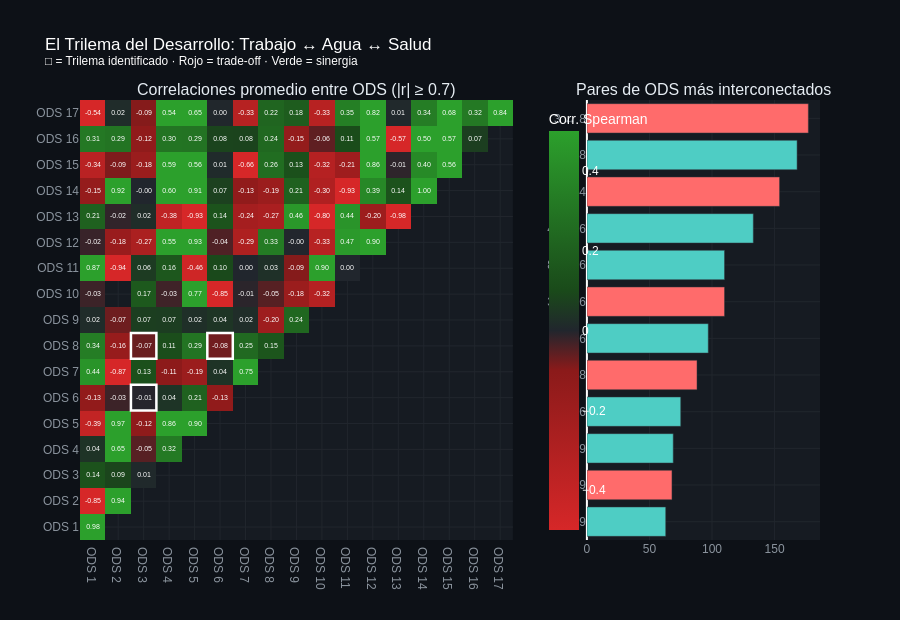

Notebook code for this chart:
### Markdown cell above
---
## ACTO 3 · El trilema: Trabajo ↔ Agua ↔ Salud
### Cuando el crecimiento económico daña el bienestar

El análisis de correlaciones revela una tensión estructural:  
conforme mejoran los indicadores de **empleo (ODS 8)**, los de **agua limpia (ODS 6)** y **salud (ODS 3)** tienden a empeorar.  
> Pasa el cursor sobre cada celda del heatmap para ver la correlación exacta. Haz clic en las barras para detalles.

### Code cell
# ── Construir matriz ODS × ODS ─────────────────────────────────────────────────
matrix = pd.DataFrame(np.nan, index=range(1, 18), columns=range(1, 18))
arr = matrix.to_numpy(copy=True)
np.fill_diagonal(arr, 0)
matrix = pd.DataFrame(arr, index=range(1, 18), columns=range(1, 18))

for _, row in pares_ods.iterrows():
    try:
        pair = ast.literal_eval(row['ods_pair'])
    except Exception:
        continue
    a, b = pair
    val = row['corr_promedio']
    matrix.loc[a, b] = val
    matrix.loc[b, a] = val

labels_ods = [f'ODS {i}' for i in range(1, 18)]
hover_matrix = []
for i in range(1, 18):
    row_hover = []
    for j in range(1, 18):
        val = matrix.loc[i, j]
        if np.isnan(val):
            row_hover.append(f'ODS {i} ↔ ODS {j}<br>Sin datos suficientes')
        elif i == j:
            row_hover.append(f'ODS {i}: {ODS_NAMES[i]}')
        else:
            tipo = 'Sinergia' if val > 0 else 'Trade-off'
            row_hover.append(
                f'ODS {i}: {ODS_NAMES[i]}<br>'
                f'ODS {j}: {ODS_NAMES[j]}<br>'
                f'Correlación promedio: {val:.3f}<br>Tipo: {tipo}'
            )
    hover_matrix.append(row_hover)

# Sólo triángulo inferior
z_lower = matrix.values.copy().astype(float)
for i in range(17):
    for j in range(i + 1, 17):
        z_lower[i, j] = np.nan

# ── Subplots: heatmap + barras ─────────────────────────────────────────────────
fig = make_subplots(
    rows=1, cols=2,
    column_widths=[0.65, 0.35],
    subplot_titles=[
        'Correlaciones promedio entre ODS (|r| ≥ 0.7)',
        'Pares de ODS más interconectados',
    ],
)

# Heatmap
fig.add_trace(go.Heatmap(
    z=z_lower,
    x=labels_ods,
    y=labels_ods,
    colorscale=[
        [0.0, '#D62728'], [0.4, '#8B1A1A'],
        [0.5, '#21262D'],
        [0.6, '#1A4A1A'], [1.0, '#2CA02C'],
    ],
    zmid=0, zmin=-0.5, zmax=0.5,
    text=[[f'{v:.2f}' if not np.isnan(v) else '' for v in row] for row in z_lower],
    texttemplate='%{text}',
    textfont=dict(size=7),
    customdata=hover_matrix,
    hovertemplate='%{customdata}<extra></extra>',
    colorbar=dict(
        title=dict(text='Corr. Spearman', font=dict(color='white')),
        tickfont=dict(color='white'),
        x=0.62,
    ),
    showscale=True,
), row=1, col=1)

# Resaltar trilema con shapes
trilema_pairs = [(3, 8), (6, 8), (3, 6)]
shapes = []
for ods_a, ods_b in trilema_pairs:
    for (r, c) in [(ods_a - 1, ods_b - 1), (ods_b - 1, ods_a - 1)]:
        if r > c:  # sólo triángulo inferior
            shapes.append(dict(
                type='rect',
                xref='x', yref='y',
                x0=c - 0.5, x1=c + 0.5,
                y0=r - 0.5, y1=r + 0.5,
                line=dict(color='white', width=2.5),
                fillcolor='rgba(0,0,0,0)',
            ))

# Barras de pares más conectados
cross = pares_ods[pares_ods['ODS_A'] != pares_ods['ODS_B']].copy()
cross = cross.sort_values('n_correlaciones', ascending=True).tail(12)
bar_colors = ['#FF6B6B' if r < -0.02 else '#4ECDC4' for r in cross['corr_promedio']]
pair_labels = [
    f"{row['ODS_A'].replace('ODS ','').split('(')[0].strip()} ↔ "
    f"{row['ODS_B'].replace('ODS ','').split('(')[0].strip()}"
    for _, row in cross.iterrows()
]
hover_bars = [
    f"<b>{row['ODS_A']} ↔ {row['ODS_B']}</b><br>"
    f"Correlaciones altas: {row['n_correlaciones']}<br>"
    f"Correlación promedio: {row['corr_promedio']:.3f}"
    for _, row in cross.iterrows()
]

fig.add_trace(go.Bar(
    x=cross['n_correlaciones'].tolist(),
    y=pair_labels,
    orientation='h',
    marker_color=bar_colors,
    marker_line_color='#30363D',
    marker_line_width=0.5,
    customdata=hover_bars,
    hovertemplate='%{customdata}<extra></extra>',
    name='Pares ODS',
), row=1, col=2)

fig.update_layout(
    title=dict(
        text='El Trilema del Desarrollo: Trabajo ↔ Agua ↔ Salud<br>'
             '<sup>□ = Trilema identificado · Rojo = trade-off · Verde = sinergia</sup>',
        font=dict(size=17, color='white'),
    ),
    **DARK_LAYOUT,
    height=620,
    shapes=shapes,
    showlegend=False,
)
fig.update_xaxes(gridcolor='#21262D', tickfont=dict(color='#8B949E'))
fig.update_yaxes(gridcolor='#21262D', tickfont=dict(color='#8B949E'))
fig.show()

### Figure 1 — Plotly figure (JSON) as saved in the notebook; plotly's stock layout.template omitted (floating-point values rounded to 4 significant figures; data arrays with more than 128 entries replaced by an {"elided": "..."} marker saying what was removed)
{"data": [{"colorbar": {"tickfont": {"color": "white"}, "title": {"font": {"color": "white"}, "text": "Corr. Spearman"}, "x": 0.62}, "colorscale": [[0, "#D62728"], [0.4, "#8B1A1A"], [0.5, "#21262D"], [0.6, "#1A4A1A"], [1, "#2CA02C"]], "customdata": {"elided": "17x17 str values"}, "hovertemplate": "%{customdata}<extra></extra>", "showscale": true, "text": {"elided": "17x17 str values"}, "textfont": {"size": 7}, "texttemplate": "%{text}", "type": "heatmap", "x": ["ODS 1", "ODS 2", "ODS 3", "ODS 4", "ODS 5", "ODS 6", "ODS 7", "ODS 8", "ODS 9", "ODS 10", "ODS 11", "ODS 12", "ODS 13", "ODS 14", "ODS 15", "ODS 16", "ODS 17"], "xaxis": "x", "y": ["ODS 1", "ODS 2", "ODS 3", "ODS 4", "ODS 5", "ODS 6", "ODS 7", "ODS 8", "ODS 9", "ODS 10", "ODS 11", "ODS 12", "ODS 13", "ODS 14", "ODS 15", "ODS 16", "ODS 17"], "yaxis": "y", "z": {"elided": "17x17 float values"}, "zmax": 0.5, "zmid": 0, "zmin": -0.5}, {"customdata": ["<b>ODS 3 (Salud) ↔ ODS 9 (Industria)</b><br>Correlaciones altas: 63<br>Correlación promedio: 0.067", "<b>ODS 8 (Trabajo) ↔ ODS 9 (Industria)</b><br>Correlaciones altas: 68<br>Correlación promedio: -0.202", "<b>ODS 4 (Educación) ↔ ODS 9 (Industria)</b><br>Correlaciones altas: 69<br>Correlación promedio: 0.065", "<b>ODS 4 (Educación) ↔ ODS 6 (Agua)</b><br>Correlaciones altas: 75<br>Correlación promedio: 0.039", "<b>ODS 6 (Agua) ↔ ODS 8 (Trabajo)</b><br>Correlaciones altas: 88<br>Correlación promedio: -0.075", "<b>ODS 3 (Salud) ↔ ODS 6 (Agua)</b><br>Correlaciones altas: 97<br>Correlación promedio: -0.005", "<b>ODS 3 (Salud) ↔ ODS 16 (Paz)</b><br>Correlaciones altas: 110<br>Correlación promedio: -0.125", "<b>ODS 8 (Trabajo) ↔ ODS 16 (Paz)</b><br>Correlaciones altas: 110<br>Correlación promedio: 0.241", "<b>ODS 4 (Educación) ↔ ODS 16 (Paz)</b><br>Correlaciones altas: 133<br>Correlación promedio: 0.295", "<b>ODS 3 (Salud) ↔ ODS 4 (Educación)</b><br>Correlaciones altas: 154<br>Correlación promedio: -0.051", "<b>ODS 4 (Educación) ↔ ODS 8 (Trabajo)</b><br>Correlaciones altas: 168<br>Correlación promedio: 0.114", "<b>ODS 3 (Salud) ↔ ODS 8 (Trabajo)</b><br>Correlaciones altas: 177<br>Correlación promedio: -0.068"], "hovertemplate": "%{customdata}<extra></extra>", "marker": {"color": ["#4ECDC4", "#FF6B6B", "#4ECDC4", "#4ECDC4", "#FF6B6B", "#4ECDC4", "#FF6B6B", "#4ECDC4", "#4ECDC4", "#FF6B6B", "#4ECDC4", "#FF6B6B"], "line": {"color": "#30363D", "width": 0.5}}, "name": "Pares ODS", "orientation": "h", "type": "bar", "x": [63, 68, 69, 75, 88, 97, 110, 110, 133, 154, 168, 177], "xaxis": "x2", "y": ["3 ↔ 9", "8 ↔ 9", "4 ↔ 9", "4 ↔ 6", "6 ↔ 8", "3 ↔ 6", "3 ↔ 16", "8 ↔ 16", "4 ↔ 16", "3 ↔ 4", "4 ↔ 8", "3 ↔ 8"], "yaxis": "y2"}], "layout": {"annotations": [{"font": {"size": 16}, "showarrow": false, "text": "Correlaciones promedio entre ODS (|r| ≥ 0.7)", "x": 0.2925, "xanchor": "center", "xref": "paper", "y": 1, "yanchor": "bottom", "yref": "paper"}, {"font": {"size": 16}, "showarrow": false, "text": "Pares de ODS más interconectados", "x": 0.8425, "xanchor": "center", "xref": "paper", "y": 1, "yanchor": "bottom", "yref": "paper"}], "font": {"color": "#E6EDF3", "family": "Arial"}, "height": 620, "paper_bgcolor": "#0D1117", "plot_bgcolor": "#161B22", "shapes": [{"fillcolor": "rgba(0,0,0,0)", "line": {"color": "white", "width": 2.5}, "type": "rect", "x0": 1.5, "x1": 2.5, "xref": "x", "y0": 6.5, "y1": 7.5, "yref": "y"}, {"fillcolor": "rgba(0,0,0,0)", "line": {"color": "white", "width": 2.5}, "type": "rect", "x0": 4.5, "x1": 5.5, "xref": "x", "y0": 6.5, "y1": 7.5, "yref": "y"}, {"fillcolor": "rgba(0,0,0,0)", "line": {"color": "white", "width": 2.5}, "type": "rect", "x0": 1.5, "x1": 2.5, "xref": "x", "y0": 4.5, "y1": 5.5, "yref": "y"}], "showlegend": false, "title": {"font": {"color": "white", "size": 17}, "text": "El Trilema del Desarrollo: Trabajo ↔ Agua ↔ Salud<br><sup>□ = Trilema identificado · Rojo = trade-off · Verde = sinergia</sup>"}, "xaxis": {"anchor": "y", "domain": [0, 0.585], "gridcolor": "#21262D", "tickfont": {"color": "#8B949E"}}, "xaxis2": {"anchor": "y2", "domain": [0.685, 1], "gridcolor": "#21262D", "tickfont": {"color": "#8B949E"}}, "yaxis": {"anchor": "x", "domain": [0, 1], "gridcolor": "#21262D", "tickfont": {"color": "#8B949E"}}, "yaxis2": {"anchor": "x2", "domain": [0, 1], "gridcolor": "#21262D", "tickfont": {"color": "#8B949E"}}}}
